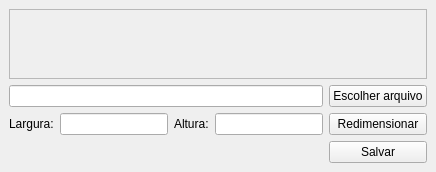
<?xml version="1.0" encoding="UTF-8"?>
<ui version="4.0">
 <class>MainWindow</class>
 <widget class="QMainWindow" name="MainWindow">
  <property name="windowTitle">
   <string>Redimensionar imagem</string>
  </property>
  <widget class="QWidget" name="centralwidget">
   <layout class="QGridLayout" name="gridLayout">
    <item row="2" column="0">
     <widget class="QLabel" name="label">
      <property name="text">
       <string>Largura:</string>
      </property>
     </widget>
    </item>
    <item row="2" column="2">
     <widget class="QLabel" name="label_2">
      <property name="text">
       <string>Altura:</string>
      </property>
     </widget>
    </item>
    <item row="2" column="4">
     <widget class="QPushButton" name="btnRedimensionar">
      <property name="text">
       <string>Redimensionar</string>
      </property>
     </widget>
    </item>
    <item row="2" column="3">
     <widget class="QLineEdit" name="inputAltura"/>
    </item>
    <item row="2" column="1">
     <widget class="QLineEdit" name="inputLargura"/>
    </item>
    <item row="3" column="4">
     <widget class="QPushButton" name="btnSalvar">
      <property name="text">
       <string>Salvar</string>
      </property>
     </widget>
    </item>
    <item row="0" column="0" colspan="5">
     <widget class="QScrollArea" name="scrollArea">
      <property name="widgetResizable">
       <bool>true</bool>
      </property>
      <widget class="QWidget" name="scrollAreaWidgetContents">
       <property name="geometry">
        <rect>
         <x>0</x>
         <y>0</y>
         <width>556</width>
         <height>264</height>
        </rect>
       </property>
       <layout class="QGridLayout" name="gridLayout_2">
        <item row="0" column="0">
         <widget class="QLabel" name="labelImg">
          <property name="text">
           <string/>
          </property>
         </widget>
        </item>
       </layout>
      </widget>
     </widget>
    </item>
    <item row="1" column="4">
     <widget class="QPushButton" name="btnAbrirArquivo">
      <property name="text">
       <string>Escolher arquivo</string>
      </property>
     </widget>
    </item>
    <item row="1" column="0" colspan="4">
     <widget class="QLineEdit" name="inputAbrirArquivo"/>
    </item>
   </layout>
  </widget>
 </widget>
 <resources/>
 <connections/>
</ui>
